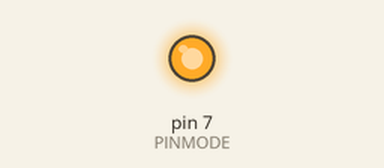
This sketch was run on a simulated Arduino Uno, built with avr-gcc and run on an emulated ATmega328P. Shown: output pins drawn as LEDs (lit = HIGH). At 2.0 s the program stops and its outputs stay as they are.

Above: at 0.5 s.
At 1.85 s:
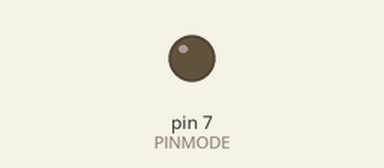
Timing chart, 0 to 3.0 s (numbered marks = the images above):
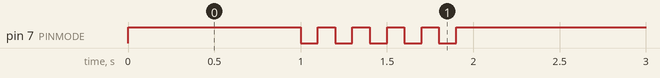

Measured:
- by itself, pin 7 (PINMODE): repeats every 0.20 s: LOW 0.10 s, HIGH 0.10 s, until it stays HIGH from 1.9 s

The sketch:

05_practice_2.ino
```cpp
# define PINMODE 7 // LED 연결


void setup() {
  // put your setup code here, to run once:
  pinMode(7, OUTPUT);

}

void loop() {
  // LED ON
  digitalWrite(7, HIGH);
  // wait for 1 second
  delay(1000);
  // 껐다 켰다 5번 반복
  for(int i = 0; i < 5; i++){
    digitalWrite(7, 0);
    // wait for 0.1 second
    delay(100);
    // LED ON
    digitalWrite(7, 1);
    //wait for 0.1 second
    delay(100);
  }
  while(1){}
}
```
